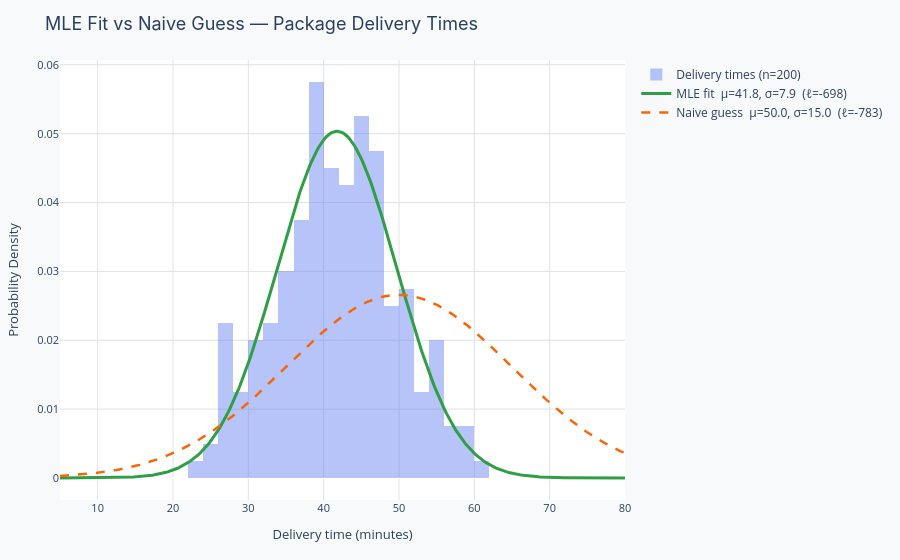

Notebook cell for this chart:
### Markdown cell above
---
## Real-world example: Fitting a model to delivery times

A logistics company records 200 delivery times. They want to model this distribution so they can quote customers a reliable delivery window. The chart below shows how the MLE fit compares to a naive guess and how the log-likelihood score reflects quality of fit.

Notice:

- The MLE fit (green) sits nearly on top of the histogram even though it never "sees" the bins, only the raw data points
- The naive guess (orange) misses the center and has a much lower log-likelihood score
- The gap between the scores reflects how much worse the naive model would be at predicting new deliveries

> **Discussion question:** A delivery time cannot be negative, but a normal distribution assigns some probability to negative values. What does this tell you about the assumption built into MLE when you choose a normal model?

### Code cell
np.random.seed(7)
delivery_times = np.random.normal(loc=42, scale=8, size=200).clip(min=10)

mle_mu    = np.mean(delivery_times)
mle_sigma = np.std(delivery_times)
guess_mu, guess_sigma = 50.0, 15.0

ll_mle   = np.sum(stats.norm.logpdf(delivery_times, mle_mu, mle_sigma))
ll_guess = np.sum(stats.norm.logpdf(delivery_times, guess_mu, guess_sigma))

x_d = np.linspace(5, 80, 400)

fig = go.Figure()
fig.add_trace(go.Histogram(
    x=delivery_times, histnorm="probability density", nbinsx=25,
    marker_color=PALETTE["primary"], opacity=0.4, name="Delivery times (n=200)"
))
fig.add_trace(go.Scatter(
    x=x_d, y=stats.norm.pdf(x_d, mle_mu, mle_sigma),
    mode="lines", line=dict(color=PALETTE["accent"], width=3),
    name=f"MLE fit  μ={mle_mu:.1f}, σ={mle_sigma:.1f}  (ℓ={ll_mle:.0f})"
))
fig.add_trace(go.Scatter(
    x=x_d, y=stats.norm.pdf(x_d, guess_mu, guess_sigma),
    mode="lines", line=dict(color=PALETTE["secondary"], width=2.5, dash="dash"),
    name=f"Naive guess  μ={guess_mu}, σ={guess_sigma}  (ℓ={ll_guess:.0f})"
))

layout = base_layout(
    title="MLE Fit vs Naive Guess — Package Delivery Times",
    xaxis_title="Delivery time (minutes)",
    yaxis_title="Probability Density",
)
layout.update(showlegend=True)
fig.update_layout(layout)
fig.show()

### Figure 1 — Plotly figure (JSON) as saved in the notebook; plotly's stock layout.template omitted (floating-point values rounded to 4 significant figures; data arrays with more than 128 entries replaced by an {"elided": "..."} marker saying what was removed)
{"data": [{"histnorm": "probability density", "marker": {"color": "#4C6EF5"}, "name": "Delivery times (n=200)", "nbinsx": 25, "opacity": 0.4, "type": "histogram", "x": {"elided": "200 float values"}}, {"line": {"color": "#2F9E44", "width": 3}, "mode": "lines", "name": "MLE fit  μ=41.8, σ=7.9  (ℓ=-698)", "type": "scatter", "x": {"elided": "400 float values"}, "y": {"elided": "400 float values"}}, {"line": {"color": "#F76707", "dash": "dash", "width": 2.5}, "mode": "lines", "name": "Naive guess  μ=50.0, σ=15.0  (ℓ=-783)", "type": "scatter", "x": {"elided": "400 float values"}, "y": {"elided": "400 float values"}}], "layout": {"legend": {"font": {"size": 12}}, "margin": {"b": 60, "l": 60, "r": 30, "t": 60}, "paper_bgcolor": "#F8F9FA", "plot_bgcolor": "#FFFFFF", "showlegend": true, "title": {"font": {"family": "Inter, Arial, sans-serif", "size": 18}, "text": "MLE Fit vs Naive Guess — Package Delivery Times"}, "xaxis": {"gridcolor": "#DEE2E6", "tickfont": {"size": 11}, "title": {"font": {"size": 13}, "text": "Delivery time (minutes)"}}, "yaxis": {"gridcolor": "#DEE2E6", "tickfont": {"size": 11}, "title": {"font": {"size": 13}, "text": "Probability Density"}}}}
